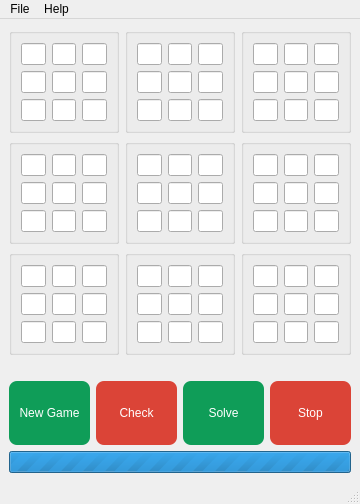
<?xml version="1.0" encoding="UTF-8"?>
<ui version="4.0">
 <class>puzzle15</class>
 <widget class="QMainWindow" name="puzzle15">
  <property name="geometry">
   <rect>
    <x>0</x>
    <y>0</y>
    <width>360</width>
    <height>504</height>
   </rect>
  </property>
  <property name="windowTitle">
   <string>puzzle15</string>
  </property>
  <property name="styleSheet">
   <string notr="true"/>
  </property>
  <widget class="QWidget" name="centralwidget">
   <layout class="QVBoxLayout" name="verticalLayout">
    <item>
     <layout class="QGridLayout" name="gridLayout">
      <property name="sizeConstraint">
       <enum>QLayout::SetFixedSize</enum>
      </property>
      <item row="2" column="1">
       <widget class="QGroupBox" name="groupBox_12">
        <property name="title">
         <string/>
        </property>
        <layout class="QGridLayout" name="gridLayout_7">
         <item row="0" column="1">
          <widget class="QLineEdit" name="tb_64"/>
         </item>
         <item row="0" column="0">
          <widget class="QLineEdit" name="tb_63"/>
         </item>
         <item row="0" column="2">
          <widget class="QLineEdit" name="tb_65"/>
         </item>
         <item row="1" column="0">
          <widget class="QLineEdit" name="tb_73"/>
         </item>
         <item row="1" column="1">
          <widget class="QLineEdit" name="tb_74"/>
         </item>
         <item row="2" column="2">
          <widget class="QLineEdit" name="tb_85"/>
         </item>
         <item row="1" column="2">
          <widget class="QLineEdit" name="tb_75"/>
         </item>
         <item row="2" column="1">
          <widget class="QLineEdit" name="tb_84"/>
         </item>
         <item row="2" column="0">
          <widget class="QLineEdit" name="tb_83"/>
         </item>
        </layout>
       </widget>
      </item>
      <item row="1" column="0">
       <widget class="QGroupBox" name="groupBox_13">
        <property name="title">
         <string/>
        </property>
        <layout class="QGridLayout" name="gridLayout_8">
         <item row="0" column="1">
          <widget class="QLineEdit" name="tb_31"/>
         </item>
         <item row="0" column="0">
          <widget class="QLineEdit" name="tb_30"/>
         </item>
         <item row="0" column="2">
          <widget class="QLineEdit" name="tb_32"/>
         </item>
         <item row="1" column="0">
          <widget class="QLineEdit" name="tb_40"/>
         </item>
         <item row="1" column="1">
          <widget class="QLineEdit" name="tb_41"/>
         </item>
         <item row="2" column="2">
          <widget class="QLineEdit" name="tb_52"/>
         </item>
         <item row="1" column="2">
          <widget class="QLineEdit" name="tb_42"/>
         </item>
         <item row="2" column="1">
          <widget class="QLineEdit" name="tb_51"/>
         </item>
         <item row="2" column="0">
          <widget class="QLineEdit" name="tb_50"/>
         </item>
        </layout>
       </widget>
      </item>
      <item row="0" column="1">
       <widget class="QGroupBox" name="groupBox_8">
        <property name="title">
         <string/>
        </property>
        <layout class="QGridLayout" name="gridLayout_4">
         <item row="0" column="1">
          <widget class="QLineEdit" name="tb_04"/>
         </item>
         <item row="0" column="0">
          <widget class="QLineEdit" name="tb_03"/>
         </item>
         <item row="0" column="2">
          <widget class="QLineEdit" name="tb_05"/>
         </item>
         <item row="1" column="0">
          <widget class="QLineEdit" name="tb_13"/>
         </item>
         <item row="1" column="1">
          <widget class="QLineEdit" name="tb_14"/>
         </item>
         <item row="2" column="2">
          <widget class="QLineEdit" name="tb_25"/>
         </item>
         <item row="1" column="2">
          <widget class="QLineEdit" name="tb_15"/>
         </item>
         <item row="2" column="1">
          <widget class="QLineEdit" name="tb_24"/>
         </item>
         <item row="2" column="0">
          <widget class="QLineEdit" name="tb_23"/>
         </item>
        </layout>
       </widget>
      </item>
      <item row="1" column="1">
       <widget class="QGroupBox" name="groupBox_14">
        <property name="title">
         <string/>
        </property>
        <layout class="QGridLayout" name="gridLayout_9">
         <item row="0" column="1">
          <widget class="QLineEdit" name="tb_34"/>
         </item>
         <item row="0" column="0">
          <widget class="QLineEdit" name="tb_33"/>
         </item>
         <item row="0" column="2">
          <widget class="QLineEdit" name="tb_35"/>
         </item>
         <item row="1" column="0">
          <widget class="QLineEdit" name="tb_43"/>
         </item>
         <item row="1" column="1">
          <widget class="QLineEdit" name="tb_44"/>
         </item>
         <item row="2" column="2">
          <widget class="QLineEdit" name="tb_55"/>
         </item>
         <item row="1" column="2">
          <widget class="QLineEdit" name="tb_45"/>
         </item>
         <item row="2" column="1">
          <widget class="QLineEdit" name="tb_54"/>
         </item>
         <item row="2" column="0">
          <widget class="QLineEdit" name="tb_53"/>
         </item>
        </layout>
       </widget>
      </item>
      <item row="0" column="2">
       <widget class="QGroupBox" name="groupBox_11">
        <property name="title">
         <string/>
        </property>
        <layout class="QGridLayout" name="gridLayout_6">
         <item row="0" column="1">
          <widget class="QLineEdit" name="tb_07"/>
         </item>
         <item row="0" column="0">
          <widget class="QLineEdit" name="tb_06"/>
         </item>
         <item row="0" column="2">
          <widget class="QLineEdit" name="tb_08"/>
         </item>
         <item row="1" column="0">
          <widget class="QLineEdit" name="tb_16"/>
         </item>
         <item row="1" column="1">
          <widget class="QLineEdit" name="tb_17"/>
         </item>
         <item row="2" column="2">
          <widget class="QLineEdit" name="tb_28"/>
         </item>
         <item row="1" column="2">
          <widget class="QLineEdit" name="tb_18"/>
         </item>
         <item row="2" column="1">
          <widget class="QLineEdit" name="tb_27"/>
         </item>
         <item row="2" column="0">
          <widget class="QLineEdit" name="tb_26"/>
         </item>
        </layout>
       </widget>
      </item>
      <item row="2" column="0">
       <widget class="QGroupBox" name="groupBox_16">
        <property name="title">
         <string/>
        </property>
        <layout class="QGridLayout" name="gridLayout_13">
         <item row="0" column="1">
          <widget class="QLineEdit" name="tb_61"/>
         </item>
         <item row="0" column="0">
          <widget class="QLineEdit" name="tb_60"/>
         </item>
         <item row="0" column="2">
          <widget class="QLineEdit" name="tb_62"/>
         </item>
         <item row="1" column="0">
          <widget class="QLineEdit" name="tb_70"/>
         </item>
         <item row="1" column="1">
          <widget class="QLineEdit" name="tb_71"/>
         </item>
         <item row="2" column="2">
          <widget class="QLineEdit" name="tb_82"/>
         </item>
         <item row="1" column="2">
          <widget class="QLineEdit" name="tb_72"/>
         </item>
         <item row="2" column="1">
          <widget class="QLineEdit" name="tb_81"/>
         </item>
         <item row="2" column="0">
          <widget class="QLineEdit" name="tb_80"/>
         </item>
        </layout>
       </widget>
      </item>
      <item row="0" column="0">
       <widget class="QGroupBox" name="groupBox">
        <property name="title">
         <string/>
        </property>
        <layout class="QGridLayout" name="gridLayout_3">
         <item row="0" column="1">
          <widget class="QLineEdit" name="tb_01"/>
         </item>
         <item row="0" column="0">
          <widget class="QLineEdit" name="tb_00"/>
         </item>
         <item row="0" column="2">
          <widget class="QLineEdit" name="tb_02"/>
         </item>
         <item row="1" column="0">
          <widget class="QLineEdit" name="tb_10"/>
         </item>
         <item row="1" column="1">
          <widget class="QLineEdit" name="tb_11"/>
         </item>
         <item row="2" column="2">
          <widget class="QLineEdit" name="tb_22"/>
         </item>
         <item row="1" column="2">
          <widget class="QLineEdit" name="tb_12"/>
         </item>
         <item row="2" column="1">
          <widget class="QLineEdit" name="tb_21"/>
         </item>
         <item row="2" column="0">
          <widget class="QLineEdit" name="tb_20"/>
         </item>
        </layout>
       </widget>
      </item>
      <item row="2" column="2">
       <widget class="QGroupBox" name="groupBox_10">
        <property name="title">
         <string/>
        </property>
        <layout class="QGridLayout" name="gridLayout_5">
         <item row="0" column="1">
          <widget class="QLineEdit" name="tb_67"/>
         </item>
         <item row="0" column="0">
          <widget class="QLineEdit" name="tb_66"/>
         </item>
         <item row="0" column="2">
          <widget class="QLineEdit" name="tb_68"/>
         </item>
         <item row="1" column="0">
          <widget class="QLineEdit" name="tb_76"/>
         </item>
         <item row="1" column="1">
          <widget class="QLineEdit" name="tb_77"/>
         </item>
         <item row="2" column="2">
          <widget class="QLineEdit" name="tb_88"/>
         </item>
         <item row="1" column="2">
          <widget class="QLineEdit" name="tb_78"/>
         </item>
         <item row="2" column="1">
          <widget class="QLineEdit" name="tb_87"/>
         </item>
         <item row="2" column="0">
          <widget class="QLineEdit" name="tb_86"/>
         </item>
        </layout>
       </widget>
      </item>
      <item row="1" column="2">
       <widget class="QGroupBox" name="groupBox_15">
        <property name="title">
         <string/>
        </property>
        <layout class="QGridLayout" name="gridLayout_10">
         <item row="0" column="1">
          <widget class="QLineEdit" name="tb_37"/>
         </item>
         <item row="0" column="0">
          <widget class="QLineEdit" name="tb_36"/>
         </item>
         <item row="0" column="2">
          <widget class="QLineEdit" name="tb_38"/>
         </item>
         <item row="1" column="0">
          <widget class="QLineEdit" name="tb_46"/>
         </item>
         <item row="1" column="1">
          <widget class="QLineEdit" name="tb_47"/>
         </item>
         <item row="2" column="2">
          <widget class="QLineEdit" name="tb_58"/>
         </item>
         <item row="1" column="2">
          <widget class="QLineEdit" name="tb_48"/>
         </item>
         <item row="2" column="1">
          <widget class="QLineEdit" name="tb_57"/>
         </item>
         <item row="2" column="0">
          <widget class="QLineEdit" name="tb_56"/>
         </item>
        </layout>
       </widget>
      </item>
     </layout>
    </item>
    <item>
     <spacer name="horizontalSpacer">
      <property name="orientation">
       <enum>Qt::Horizontal</enum>
      </property>
      <property name="sizeHint" stdset="0">
       <size>
        <width>40</width>
        <height>20</height>
       </size>
      </property>
     </spacer>
    </item>
    <item>
     <layout class="QHBoxLayout" name="horizontalLayout">
      <item>
       <widget class="QPushButton" name="btn_new_game">
        <property name="sizePolicy">
         <sizepolicy hsizetype="Minimum" vsizetype="Preferred">
          <horstretch>0</horstretch>
          <verstretch>0</verstretch>
         </sizepolicy>
        </property>
        <property name="styleSheet">
         <string notr="true">background-color: rgb(15,157,88);
color: rgb(255, 255, 255);
border-radius: 8px;
padding: 8px;</string>
        </property>
        <property name="text">
         <string>New Game</string>
        </property>
       </widget>
      </item>
      <item>
       <widget class="QPushButton" name="btn_check">
        <property name="sizePolicy">
         <sizepolicy hsizetype="Minimum" vsizetype="Preferred">
          <horstretch>0</horstretch>
          <verstretch>0</verstretch>
         </sizepolicy>
        </property>
        <property name="styleSheet">
         <string notr="true">background-color: rgb(219,68,55);
color: rgb(255, 255, 255);
border-radius: 8px;
padding:8px;</string>
        </property>
        <property name="text">
         <string>Check</string>
        </property>
       </widget>
      </item>
      <item>
       <widget class="QPushButton" name="btn_solve">
        <property name="sizePolicy">
         <sizepolicy hsizetype="Minimum" vsizetype="Preferred">
          <horstretch>0</horstretch>
          <verstretch>0</verstretch>
         </sizepolicy>
        </property>
        <property name="styleSheet">
         <string notr="true">background-color: rgb(15,157,88);
color: rgb(255, 255, 255);
border-radius: 8px;
padding: 8px;</string>
        </property>
        <property name="text">
         <string>Solve</string>
        </property>
       </widget>
      </item>
      <item>
       <widget class="QPushButton" name="btn_stop">
        <property name="sizePolicy">
         <sizepolicy hsizetype="Minimum" vsizetype="Preferred">
          <horstretch>0</horstretch>
          <verstretch>0</verstretch>
         </sizepolicy>
        </property>
        <property name="styleSheet">
         <string notr="true">background-color: rgb(219,68,55);
color: rgb(255, 255, 255);
border-radius: 8px;
padding:8px;</string>
        </property>
        <property name="text">
         <string>Stop</string>
        </property>
       </widget>
      </item>
     </layout>
    </item>
    <item>
     <widget class="QProgressBar" name="progressBar">
      <property name="sizePolicy">
       <sizepolicy hsizetype="Expanding" vsizetype="Fixed">
        <horstretch>0</horstretch>
        <verstretch>0</verstretch>
       </sizepolicy>
      </property>
      <property name="maximum">
       <number>0</number>
      </property>
      <property name="value">
       <number>0</number>
      </property>
      <property name="textVisible">
       <bool>false</bool>
      </property>
      <property name="invertedAppearance">
       <bool>false</bool>
      </property>
     </widget>
    </item>
   </layout>
  </widget>
  <widget class="QMenuBar" name="menubar">
   <property name="geometry">
    <rect>
     <x>0</x>
     <y>0</y>
     <width>360</width>
     <height>21</height>
    </rect>
   </property>
   <widget class="QMenu" name="menuFile">
    <property name="title">
     <string>File</string>
    </property>
    <addaction name="menu_new_game"/>
    <addaction name="menu_open"/>
    <addaction name="separator"/>
    <addaction name="menu_exit"/>
   </widget>
   <widget class="QMenu" name="menuHelp">
    <property name="title">
     <string>Help</string>
    </property>
    <addaction name="separator"/>
    <addaction name="menu_help_game"/>
    <addaction name="menu_about"/>
   </widget>
   <addaction name="menuFile"/>
   <addaction name="menuHelp"/>
  </widget>
  <widget class="QStatusBar" name="statusbar"/>
  <action name="menu_new_game">
   <property name="text">
    <string>New game...</string>
   </property>
  </action>
  <action name="menu_open">
   <property name="text">
    <string>Open...</string>
   </property>
  </action>
  <action name="menu_exit">
   <property name="text">
    <string>Exit</string>
   </property>
  </action>
  <action name="menu_help_game">
   <property name="text">
    <string>Help Game</string>
   </property>
  </action>
  <action name="menu_about">
   <property name="text">
    <string>About</string>
   </property>
  </action>
 </widget>
 <resources/>
 <connections/>
</ui>
